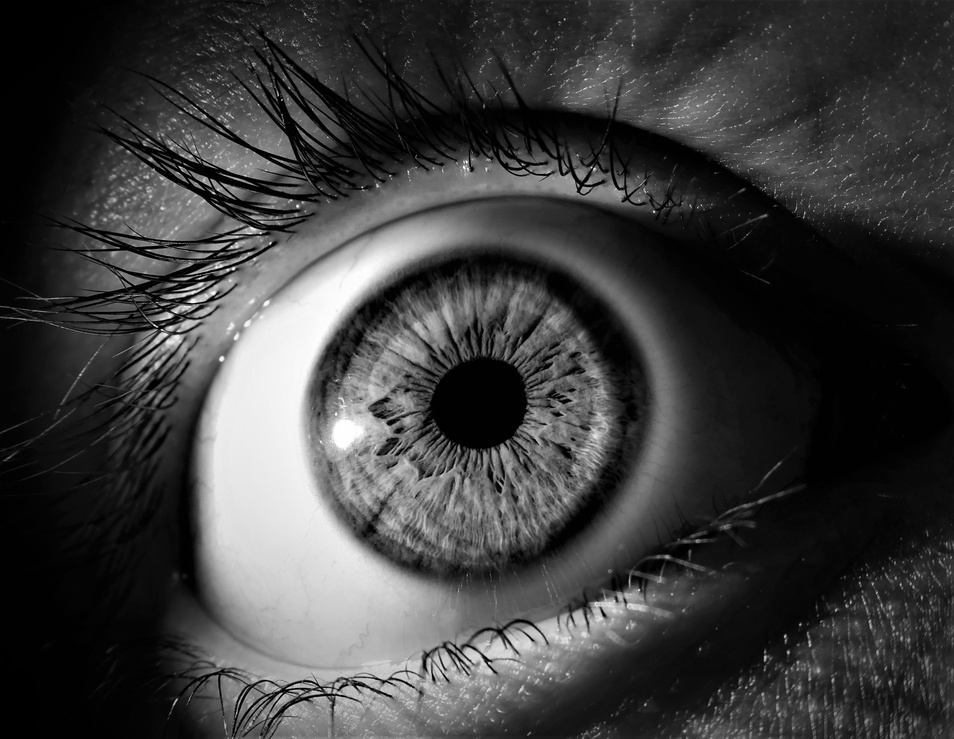
%> input picture test1b.jpg, 954 x 739 px, shrunk from 4968 x 3849 before the run
$ octave histeq_test.m   (GNU Octave 9; MATLAB toolbox functions it lacks are replaced by stand-ins)
%> lines starting %> are read from the running program, lines starting %| are printed output that depends on the picture
### histeq_contrast.m
function eq_img = histeq_contrast(img)

pixels = round(img * 255) + 1;

H = histcounts(pixels, 1:257);

C = cumsum(H);

H0 = H(find(H > 0, 1));

mapping = (C - H0) / (numel(img) - H0);

mapping = max(0, mapping);

eq_img = reshape(mapping(pixels), size(img));

end

### histeq_test.m

% [5 lines of commented-out code are left out]
I1 = imread('test1b.jpg');
%> I1 is the input picture: size 739x954x3 uint8; min 0, max 255, mean 61.3

I1=im2double(I1);
%> I1: size 739x954x3 double

% damage contrast
I1=0.8*I1;
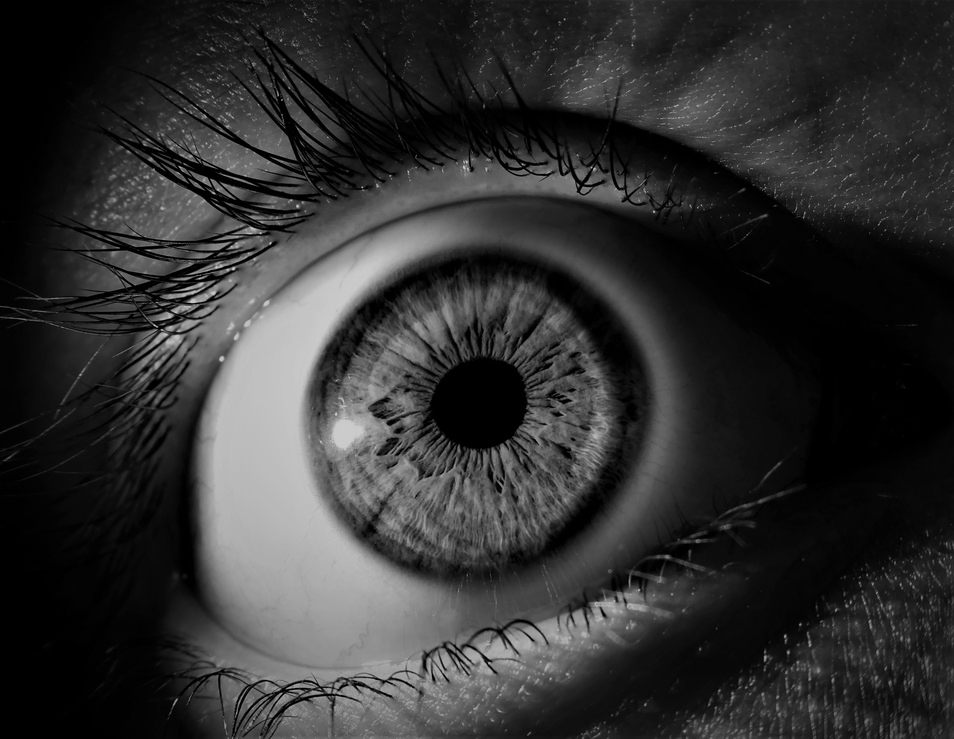
%> I1: size 739x954x3 double; min 0, max 0.8, mean 0.192

I1eq = histeq_contrast(I1);
%> in histeq_contrast, `H = histcounts(pixels, 1:257);`: H = 256 values, max 134583 at index 2, min 0 at index 206, mean 8261.8
%> in histeq_contrast, `C = cumsum(H);`: C = 256 values from 43425 to 2115018
%> in histeq_contrast, `H0 = H(find(H > 0, 1));`: H0 = 43425
%> in histeq_contrast, `mapping = (C - H0) / (numel(img) - H0);`: mapping = 256 values from 0 to 1
%> in histeq_contrast, `eq_img = reshape(mapping(pixels), size(img));`:
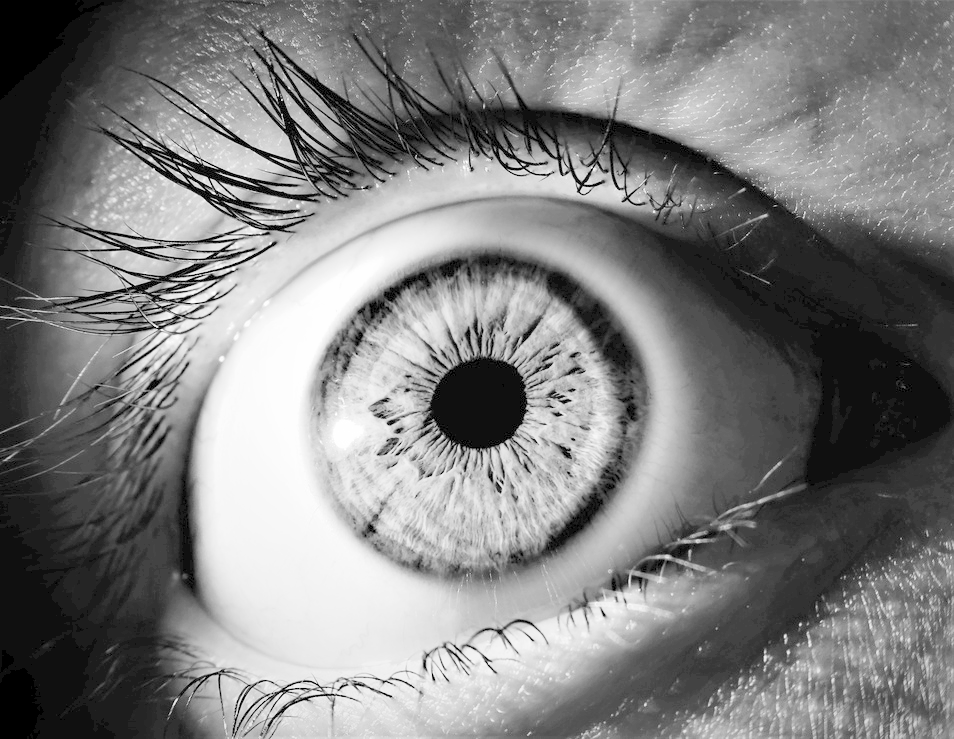
%> eq_img: size 739x954x3 double; min 0, max 1, mean 0.497
figure
subplot(1,2,1);
imagesc(I1); caxis([0 1]); title('Test Image 1'); axis equal tight
subplot(1,2,2);
imagesc(I1eq); caxis([0 1]); title('Histeq Result');  axis equal tight
colormap(gray);

figure;
subplot(1,2,1);
histogram(I1(:), 256, 'BinLimits', [0 1]);
title('Original Histogram - Test 1');
xlabel('Pixel Intensity');
ylabel('Frequency');
xlim([0 1]);

subplot(1,2,2);
histogram(I1eq(:), 256, 'BinLimits', [0 1]);
title('Equalized Histogram - Test 1');
xlabel('Pixel Intensity');
ylabel('Frequency');
xlim([0 1]);
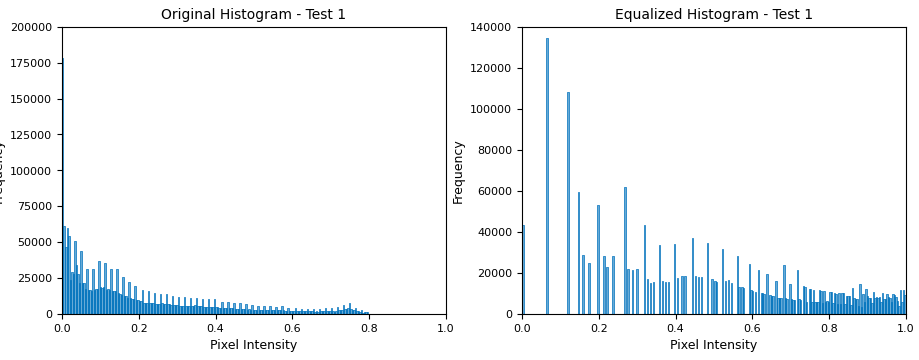
%> figure redrawn from the program's plot data, 2 panels; panel 1: tallest bar 178008 high, from x = 0 to 0.00391; panel 2: tallest bar 134583 high, from x = 0.0625 to 0.0664

fprintf(1,'Min/max of input image  1: %3.3f %3.3f\n', min(I1(:)),max(I1(:)) );
%| Min/max of input image  1: 0.000 0.800
fprintf(1,'Min/max of output image 1: %3.3f %3.3f\n', min(I1eq(:)),max(I1eq(:)) );
%| Min/max of output image 1: 0.000 1.000

% damage contrast
I2 = I1*0.25 + 0.25;
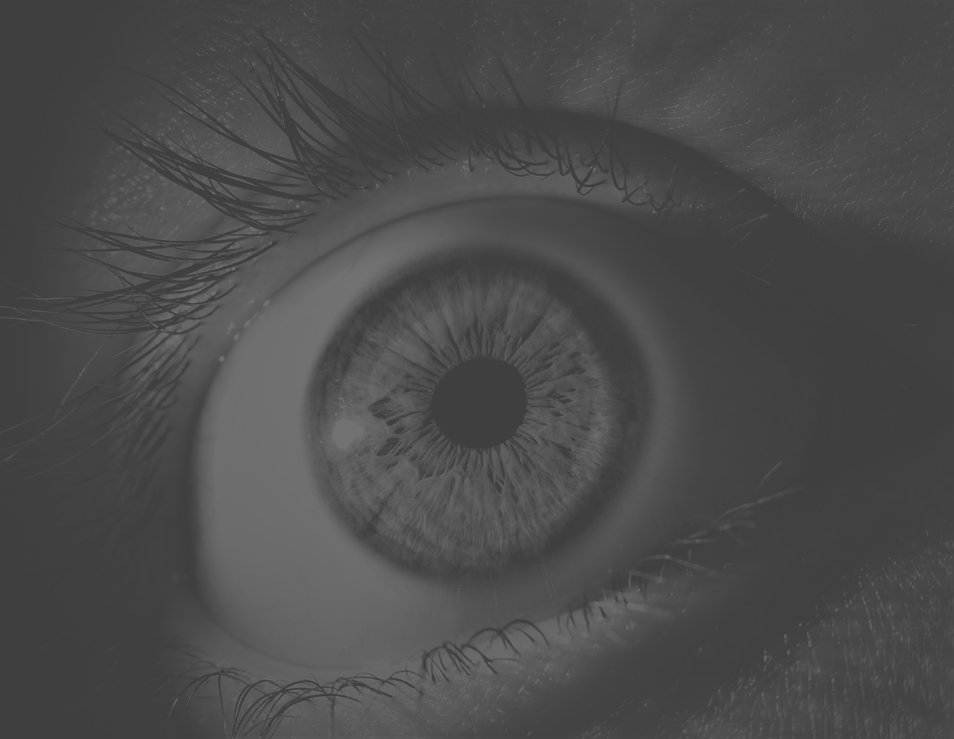
%> I2: size 739x954x3 double; min 0.25, max 0.45, mean 0.298

I2eq = histeq_contrast(I2);
%> in histeq_contrast (call 2), `H = histcounts(pixels, 1:257);`: H = 256 values, max 286251 at index 65, min 0 at index 1, mean 8261.8
%> in histeq_contrast (call 2), `C = cumsum(H);`: C = 256 values from 0 to 2115018
%> in histeq_contrast (call 2), `H0 = H(find(H > 0, 1));`: H0 = 286251
%> in histeq_contrast (call 2), `mapping = (C - H0) / (numel(img) - H0);`: mapping = 256 values from -0.157 to 1
%> in histeq_contrast (call 2), `mapping = max(0, mapping);`: mapping = 256 values from 0 to 1
%> in histeq_contrast (call 2), `eq_img = reshape(mapping(pixels), size(img));`:
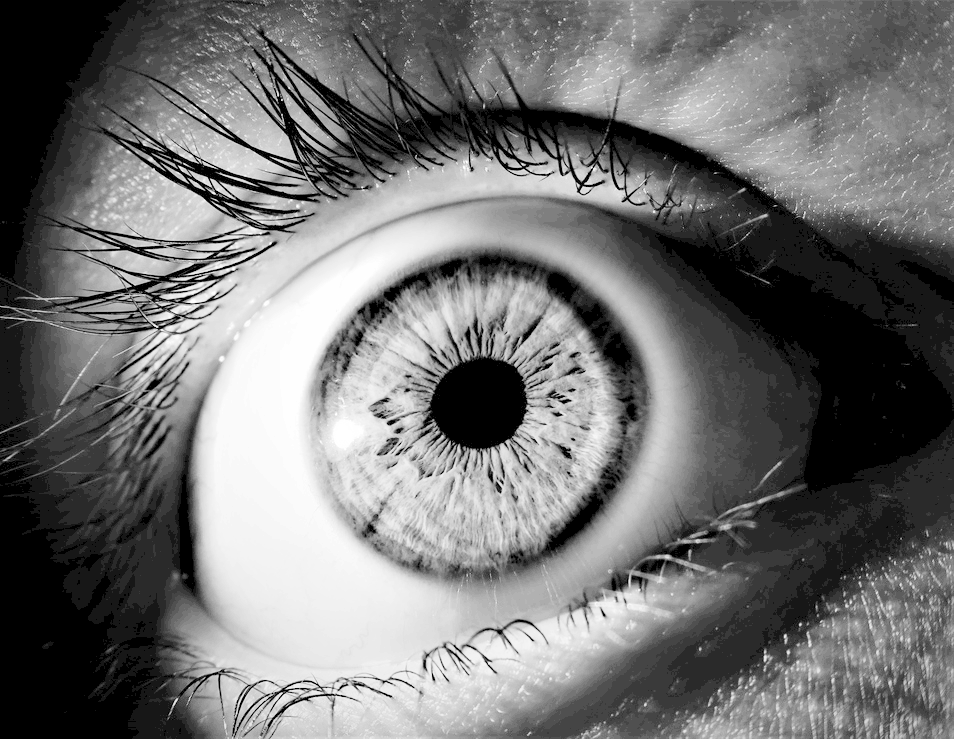
%> eq_img: size 739x954x3 double; min 0, max 1, mean 0.449
figure
subplot(1,2,1);
imagesc(I2); caxis([0 1]); title('Test Image 2');  axis equal tight
subplot(1,2,2);
imagesc(I2eq); caxis([0 1]); title('Histeq Result');  axis equal tight
colormap(gray);

figure;
subplot(1,2,1);
histogram(I2(:), 256, 'BinLimits', [0 1]);
title('Original Histogram - Test 2');
xlabel('Pixel Intensity');
ylabel('Frequency');
xlim([0 1]);

subplot(1,2,2);
histogram(I2eq(:), 256, 'BinLimits', [0 1]);
title('Equalized Histogram - Test 2');
xlabel('Pixel Intensity');
ylabel('Frequency');
xlim([0 1]);
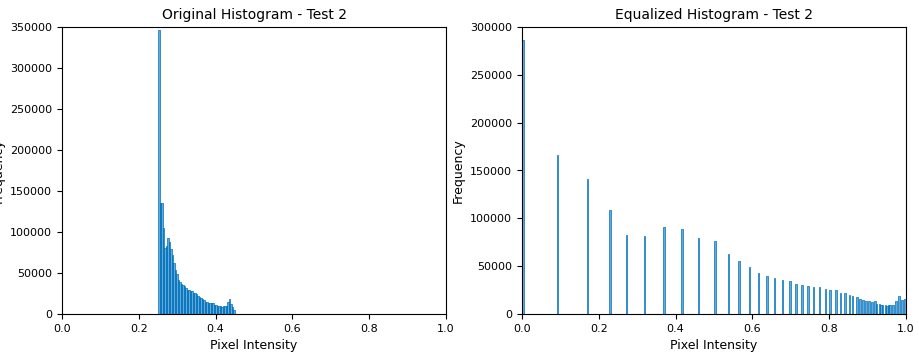
%> figure redrawn from the program's plot data, 2 panels; panel 1: tallest bar 345813 high, from x = 0.25 to 0.254; panel 2: tallest bar 286251 high, from x = 0 to 0.00391

fprintf(1,'Min/max of input image  2: %3.3f %3.3f\n', min(I2(:)),max(I2(:)) );
%| Min/max of input image  2: 0.250 0.450
fprintf(1,'Min/max of output image 2: %3.3f %3.3f\n', min(I2eq(:)),max(I2eq(:)) );
%| Min/max of output image 2: 0.000 1.000

$ run again, with cameraman.tif saved as test1b.jpg
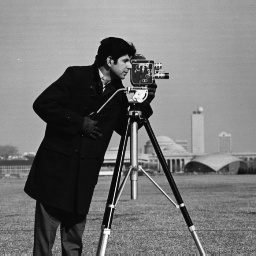
%> input picture cameraman.tif, 256 x 256 px
%> I1 is the input picture: size 256x256 uint8; min 4, max 254, mean 118.7
%> H = 256 values, max 3001 at index 11, min 0 at index 1, mean 256
%> C = 256 values from 0 to 65536
%> H0 = 12
%> in histeq_contrast, `mapping = (C - H0) / (numel(img) - H0);`: mapping = 256 values from -0.000183 to 1
%> in histeq_contrast, `mapping = max(0, mapping);`: mapping = 256 values from 0 to 1
%| Min/max of input image  1: 0.013 0.797
%| Min/max of output image 1: 0.000 1.000
%> `I2 = I1*0.25 + 0.25;`:
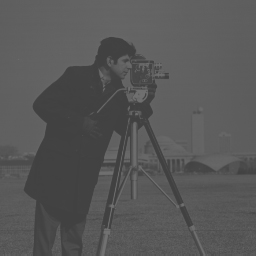
%> I2: size 256x256 double; min 0.253, max 0.449, mean 0.343
%> `xlim([0 1]);`:
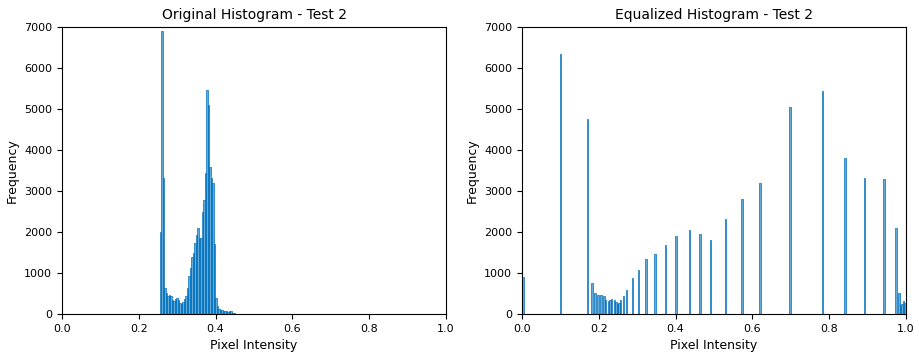
%> figure redrawn from the program's plot data, 2 panels; panel 1: tallest bar 6895 high, from x = 0.258 to 0.262; panel 2: tallest bar 6341 high, from x = 0.0977 to 0.102
%| Min/max of input image  2: 0.253 0.449
%| Min/max of output image 2: 0.000 1.000

$ run again, with peppers.png saved as test1b.jpg
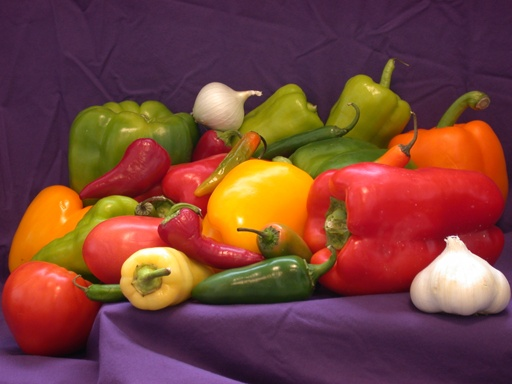
%> input picture peppers.png, 512 x 384 px
%> I1 is the input picture: size 384x512x3 uint8; mean R, G, B 120.7, 66.4, 57.7
%> H = 256 values, max 23912 at index 55, min 0 at index 206, mean 2304
%> C = 256 values from 6768 to 589824
%> H0 = 6768
%> in histeq_contrast, `mapping = (C - H0) / (numel(img) - H0);`: mapping = 256 values from 0 to 1
%| Min/max of input image  1: 0.000 0.800
%| Min/max of output image 1: 0.000 1.000
%> `I2 = I1*0.25 + 0.25;`:
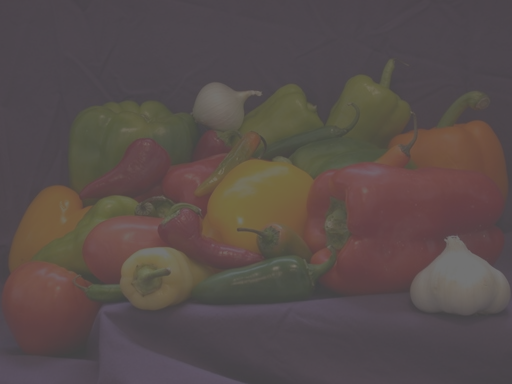
%> I2: size 384x512x3 double; mean R, G, B 0.345, 0.302, 0.295
%> `xlim([0 1]);`:
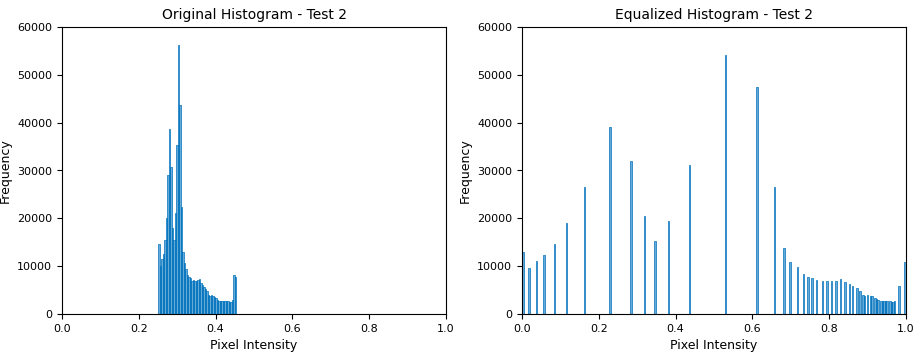
%> figure redrawn from the program's plot data, 2 panels; panel 1: tallest bar 56141 high, from x = 0.301 to 0.305; panel 2: tallest bar 54145 high, from x = 0.527 to 0.531
%| Min/max of input image  2: 0.250 0.450
%| Min/max of output image 2: 0.000 1.000
